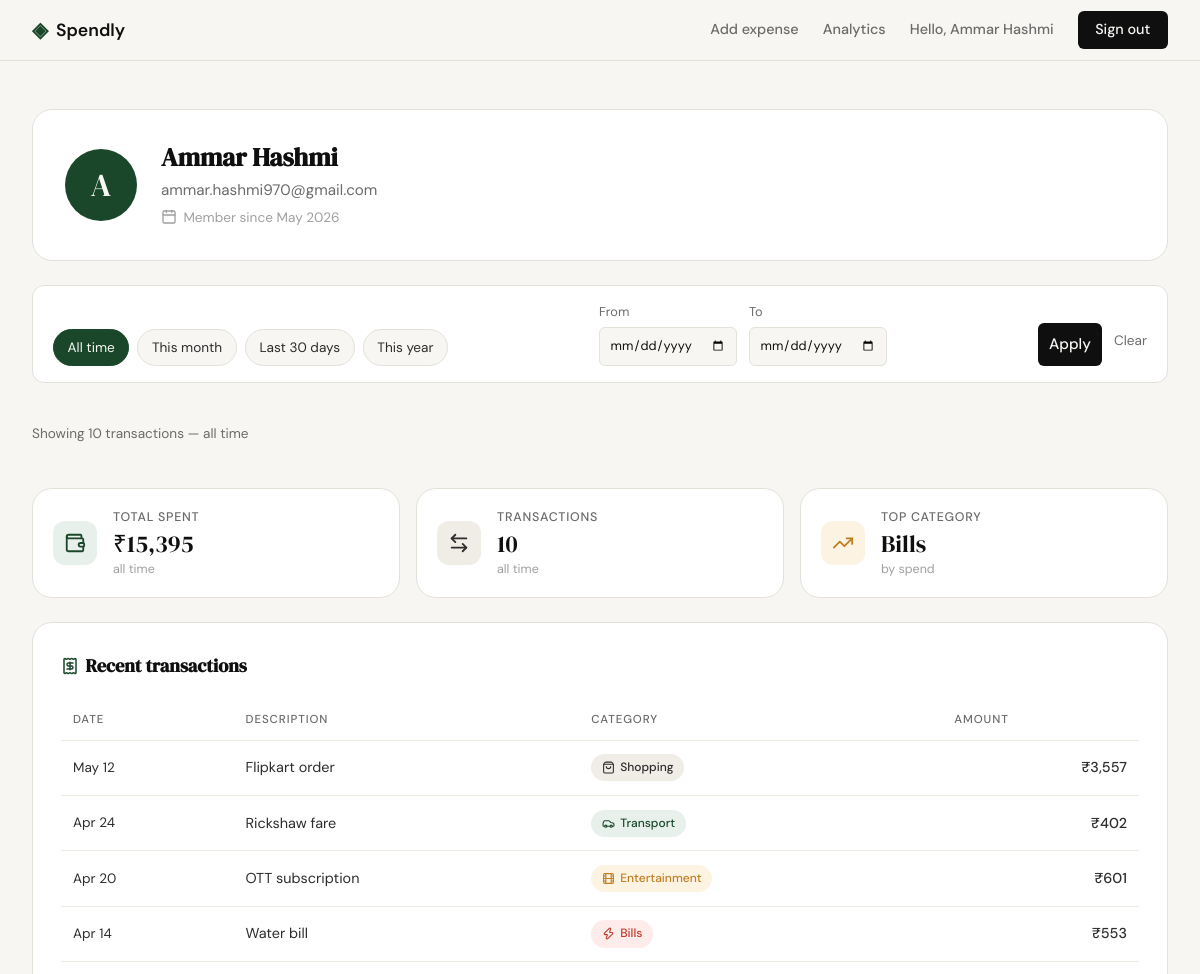
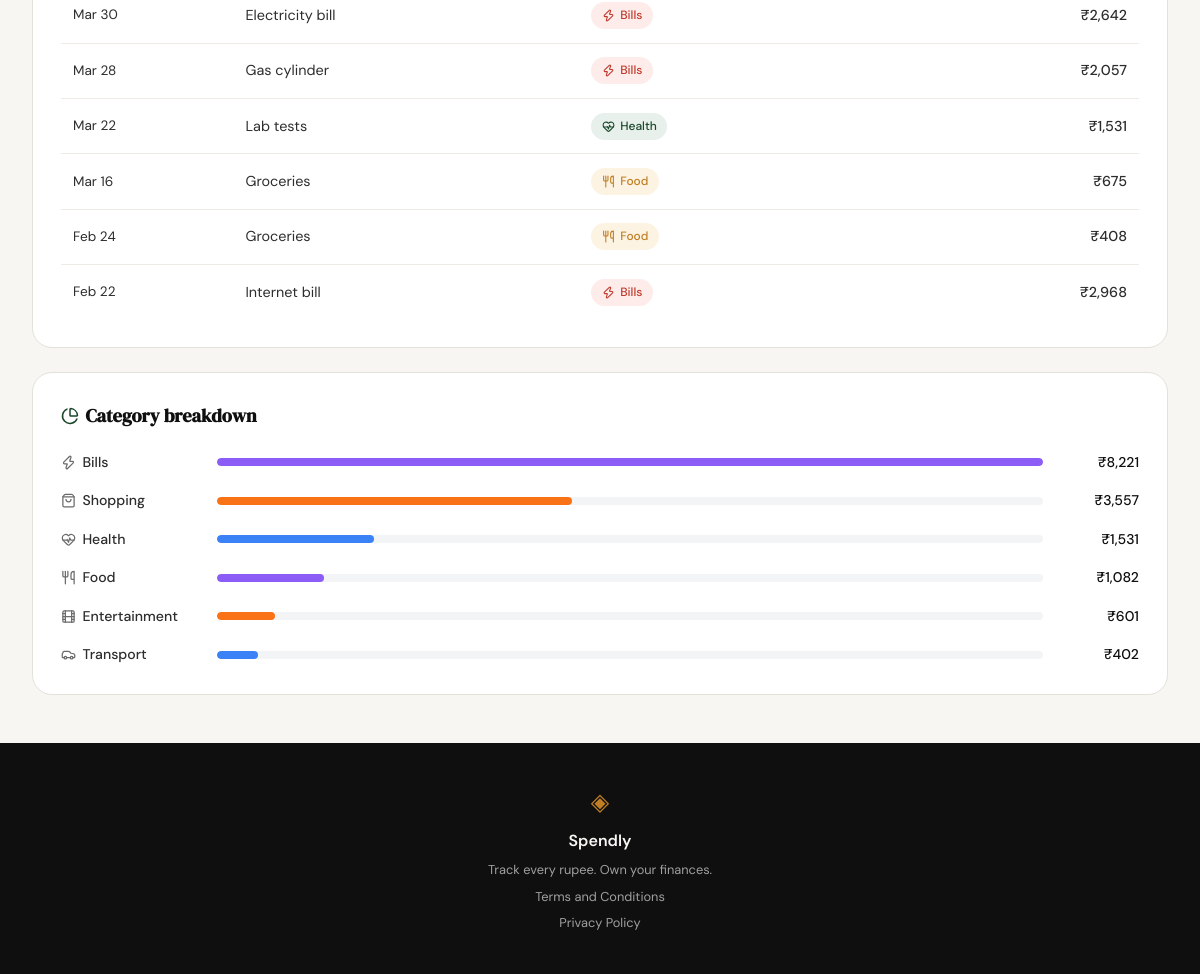
Screenshot of /profile (signed in) with the database file from the repository (2 pictures, top to bottom).
### tables this page shows
CREATE TABLE users (
            id            INTEGER PRIMARY KEY AUTOINCREMENT,
            name          TEXT    NOT NULL,
            email         TEXT    UNIQUE NOT NULL,
            password_hash TEXT    NOT NULL,
            created_at    TEXT    DEFAULT (datetime('now'))
        );

CREATE TABLE expenses (
            id          INTEGER PRIMARY KEY AUTOINCREMENT,
            user_id     INTEGER NOT NULL REFERENCES users(id),
            amount      REAL    NOT NULL,
            category    TEXT    NOT NULL,
            date        TEXT    NOT NULL,
            description TEXT,
            created_at  TEXT    DEFAULT (datetime('now'))
        );

### app.py (the view, shortened to what this page needs)
@app.route("/profile")
def profile():
    if not session.get("user_id"):
        return redirect(url_for("login"))
    conn = get_db()
    user_row = conn.execute(
        "SELECT id, name, email, created_at FROM users WHERE id = ?",
        (session["user_id"],),
    ).fetchone()
    if user_row is None:
        conn.close()
        session.clear()
        return redirect(url_for("login"))
    filt = resolve_date_range(request.args, date.today())
    sql = "SELECT amount, category, date, description FROM expenses WHERE user_id = ?"
    params = [user_row["id"]]
    sql += " ORDER BY date DESC, id DESC"
    expense_rows = conn.execute(sql, params).fetchall()
    conn.close()
    return render_template(
        "profile.html",
        user=build_user_context(user_row),
        stats=build_stats(expense_rows),
        transactions=build_transactions(expense_rows),
        breakdown=build_breakdown(expense_rows),
        date_filter=filt,
        date_presets=DATE_PRESETS,
    )

### database/db.py (called while the page is built)
def get_db():
    db_path = os.path.join(os.path.dirname(os.path.dirname(__file__)), "spendly.db")
    conn = sqlite3.connect(db_path)
    conn.row_factory = sqlite3.Row
    conn.execute("PRAGMA foreign_keys = ON")
    return conn

### database/queries.py (called while the page is built, shortened)
def resolve_date_range(args, today):
    start_raw = (args.get("start") or "").strip()
    end_raw   = (args.get("end") or "").strip()
    preset_raw = (args.get("preset") or "").strip()
    inactive = {
        "start": None, "end": None, "preset": None,
        "range_label": "all time",
        "start_display": "", "end_display": "",
        "is_active": False, "error": None,
    }
    if preset_raw == "month":
        start_date = today.replace(day=1)
        end_date = today
    elif preset_raw == "30d":
        start_date = today - timedelta(days=29)
        end_date = today
    elif preset_raw == "year":
        start_date = today.replace(month=1, day=1)
        end_date = today
    else:
        return {**inactive, "preset": preset_raw if preset_raw == "all" else None}

def format_amount(value):
    return "₹" + f"{int(round(value or 0)):,}"

def build_user_context(user_row):
    name = (user_row["name"] or "").strip()
    initial = name[:1].upper() if name else "?"
    created_at = user_row["created_at"] or ""
    try:
        member_since = datetime.strptime(created_at[:19], "%Y-%m-%d %H:%M:%S").strftime("%b %Y")
    except ValueError:
        try:
            member_since = datetime.strptime(created_at[:10], "%Y-%m-%d").strftime("%b %Y")
        except ValueError:
            member_since = ""
    return {
        "name":         name,
        "email":        user_row["email"],
        "initial":      initial,
        "member_since": member_since,
    }

### templates/profile.html (shortened to what this page needs)
{% extends "base.html" %}
{% block content %}
<section class="profile-section">
    <div class="profile-hero">
        <div class="profile-avatar">{{ user.initial }}</div>
        <div class="profile-identity">
            <h1 class="profile-name">{{ user.name }}</h1>
            <p class="profile-email">{{ user.email }}</p>
            <p class="profile-meta">
                <i data-lucide="calendar" class="icon-inline"></i>
                Member since {{ user.member_since }}
            </p>
        </div>
    </div>
    <form class="filter-bar" method="GET" action="{{ url_for('profile') }}">
        <div class="filter-presets">
            {% for key, label in date_presets %}
                <a href="{{ url_for('profile', preset=key) }}"
                   class="filter-preset{% if date_filter.preset == key or (key == 'all' and not date_filter.is_active) %} filter-preset--active{% endif %}">
                    {{ label }}
                </a>
            {% endfor %}
        </div>
        <div class="filter-dates">
            <label class="filter-field">
                <span>From</span>
                <input class="filter-input" type="date" name="start" value="{{ date_filter.start or '' }}">
            </label>
            <label class="filter-field">
                <span>To</span>
                <input class="filter-input" type="date" name="end" value="{{ date_filter.end or '' }}">
            </label>
        </div>
        <div class="filter-actions">
            <button type="submit" class="btn-submit">Apply</button>
            <a class="filter-clear" href="{{ url_for('profile') }}">Clear</a>
        </div>
    </form>
    <p class="filter-caption">
        Showing {{ stats.tx_count }} transaction{{ '' if stats.tx_count == 1 else 's' }} — {{ date_filter.range_label }}
    </p>
    <div class="profile-stats">
        <div class="profile-stat">
            <div class="profile-stat-icon profile-stat-icon--accent">
                <i data-lucide="wallet"></i>
            </div>
            <div class="profile-stat-body">
                <span class="profile-stat-label">Total spent</span>
                <span class="profile-stat-value">{{ stats.total_spent }}</span>
                <span class="profile-stat-note">{{ date_filter.range_label }}</span>
            </div>
        </div>
        <div class="profile-stat">
            <div class="profile-stat-icon profile-stat-icon--neutral">
                <i data-lucide="arrow-left-right"></i>
            </div>
            <div class="profile-stat-body">
                <span class="profile-stat-label">Transactions</span>
                <span class="profile-stat-value">{{ stats.tx_count }}</span>
                <span class="profile-stat-note">{{ date_filter.range_label }}</span>
            </div>
        </div>
        <div class="profile-stat">
            <div class="profile-stat-icon profile-stat-icon--accent2">
                <i data-lucide="trending-up"></i>
            </div>
            <div class="profile-stat-body">
                <span class="profile-stat-label">Top category</span>
                <span class="profile-stat-value">{{ stats.top_category }}</span>
                <span class="profile-stat-note">by spend</span>
            </div>
        </div>
    </div>
    <div class="profile-panel">
        <h2 class="profile-panel-title">
            <i data-lucide="receipt" class="icon-inline"></i>
            Recent transactions
        </h2>
        <div class="profile-table-wrap">
            <table class="profile-table">
                <thead>
                    <tr>
                        <th>Date</th>
                        <th>Description</th>
                        <th>Category</th>
                        <th class="ta-right">Amount</th>
                    </tr>
                </thead>
                <tbody>
                    {% for tx in transactions %}
                    <tr>
                        <td class="profile-table-date">{{ tx.date }}</td>
                        <td>{{ tx.description }}</td>
                        <td>
                            <span class="cat-badge cat-badge--{{ tx.category }}">
                                <i data-lucide="{{ tx.icon }}"></i>
                                {{ tx.category_label }}
                            </span>
                        </td>
                        <td class="ta-right profile-table-amt">{{ tx.amount }}</td>
                    </tr>
                    {% endfor %}
                </tbody>
            </table>
        </div>
    </div>
    <div class="profile-panel">
        <h2 class="profile-panel-title">
            <i data-lucide="pie-chart" class="icon-inline"></i>
            Category breakdown
        </h2>
        <div class="profile-breakdown">
            {% for row in breakdown %}
            <div class="profile-breakdown-row">
                <span class="profile-breakdown-label">
                    <i data-lucide="{{ row.icon }}" class="icon-inline"></i>
                    {{ row.category_label }}
                </span>
                <div class="lbar-track">
                    <div class="lbar-fill {{ row.bar_class }}" style="width: {{ row.percent }}%"></div>
                </div>
                <span class="profile-breakdown-amt">{{ row.amount }}</span>
            </div>
            {% endfor %}
        </div>
    </div>
</section>
{% endblock %}

### templates/base.html (shortened to what this page needs)
<!DOCTYPE html>
<html lang="en">
<head>
    <link rel="stylesheet" href="{{ url_for('static', filename='css/style.css') }}">
</head>
<body>
    <nav class="navbar">
        <div class="nav-inner">
            <a href="{{ url_for('landing') }}" class="nav-brand">
                <span class="brand-icon">◈</span>
                <span class="brand-name">Spendly</span>
            </a>
            <div class="nav-links">
                {% if session.get('user_id') %}
                    <a href="{{ url_for('add_expense') }}"
                       class="nav-link {% if request.endpoint == 'add_expense' %}active{% endif %}">Add expense</a>
                    <a href="{{ url_for('analytics') }}"
                       class="nav-link {% if request.endpoint == 'analytics' %}active{% endif %}">Analytics</a>
                    <a href="{{ url_for('profile') }}" class="nav-user">Hello, {{ session.name }}</a>
                    <a href="{{ url_for('logout') }}" class="nav-cta">Sign out</a>
                {% else %}
                    <a href="{{ url_for('login') }}">Sign in</a>
                    <a href="{{ url_for('register') }}" class="nav-cta">Get started</a>
                {% endif %}
            </div>
        </div>
    </nav>
    <main class="main-content">
        {% block content %}{% endblock %}
    </main>
    <footer class="footer">
        <div class="footer-inner">
            <span class="brand-icon">◈</span>
            <span class="footer-name">Spendly</span>
            <p class="footer-copy">Track every rupee. Own your finances.</p>
            <p class="footer-copy"><a href="{{ url_for('terms') }}">Terms and Conditions</a></p>
            <p class="footer-copy"><a href="{{ url_for('privacy') }}">Privacy Policy</a>
        </div>
    </footer>
</body>
</html>

### rows the page displays
users: name "Ammar Hashmi", email "ammar.hashmi970@gmail.com"
expenses: date "May 12", description "Flipkart order", category_label "Shopping", amount "₹3,557"
expenses: date "Apr 24", description "Rickshaw fare", category_label "Transport", amount "₹402"
expenses: date "Apr 20", description "OTT subscription", category_label "Entertainment", amount "₹601"
expenses: date "Apr 14", description "Water bill", category_label "Bills", amount "₹553"
expenses: date "Mar 30", description "Electricity bill", category_label "Bills", amount "₹2,642"
expenses: date "Mar 28", description "Gas cylinder", category_label "Bills", amount "₹2,057"
expenses: date "Mar 22", description "Lab tests", category_label "Health", amount "₹1,531"
expenses: date "Mar 16", description "Groceries", category_label "Food", amount "₹675"
expenses: date "Feb 24", description "Groceries", category_label "Food", amount "₹408"
expenses: date "Feb 22", description "Internet bill", category_label "Bills", amount "₹2,968"

### other values shown
{{ user.initial }} "A"
{{ user.member_since }} "May 2026"
{{ label }} "All time" "This month" "Last 30 days" "This year"
{{ stats.tx_count }} "10"
{{ '' if stats.tx_count == 1 else 's' }} "s"
{{ date_filter.range_label }} "all time"
{{ stats.total_spent }} "₹15,395"
{{ stats.top_category }} "Bills"
{{ row.category_label }} "Bills" "Shopping" "Health" "Food" "Entertainment" "Transport"
{{ row.amount }} "₹8,221" "₹3,557" "₹1,531" "₹1,082" "₹601" "₹402"
